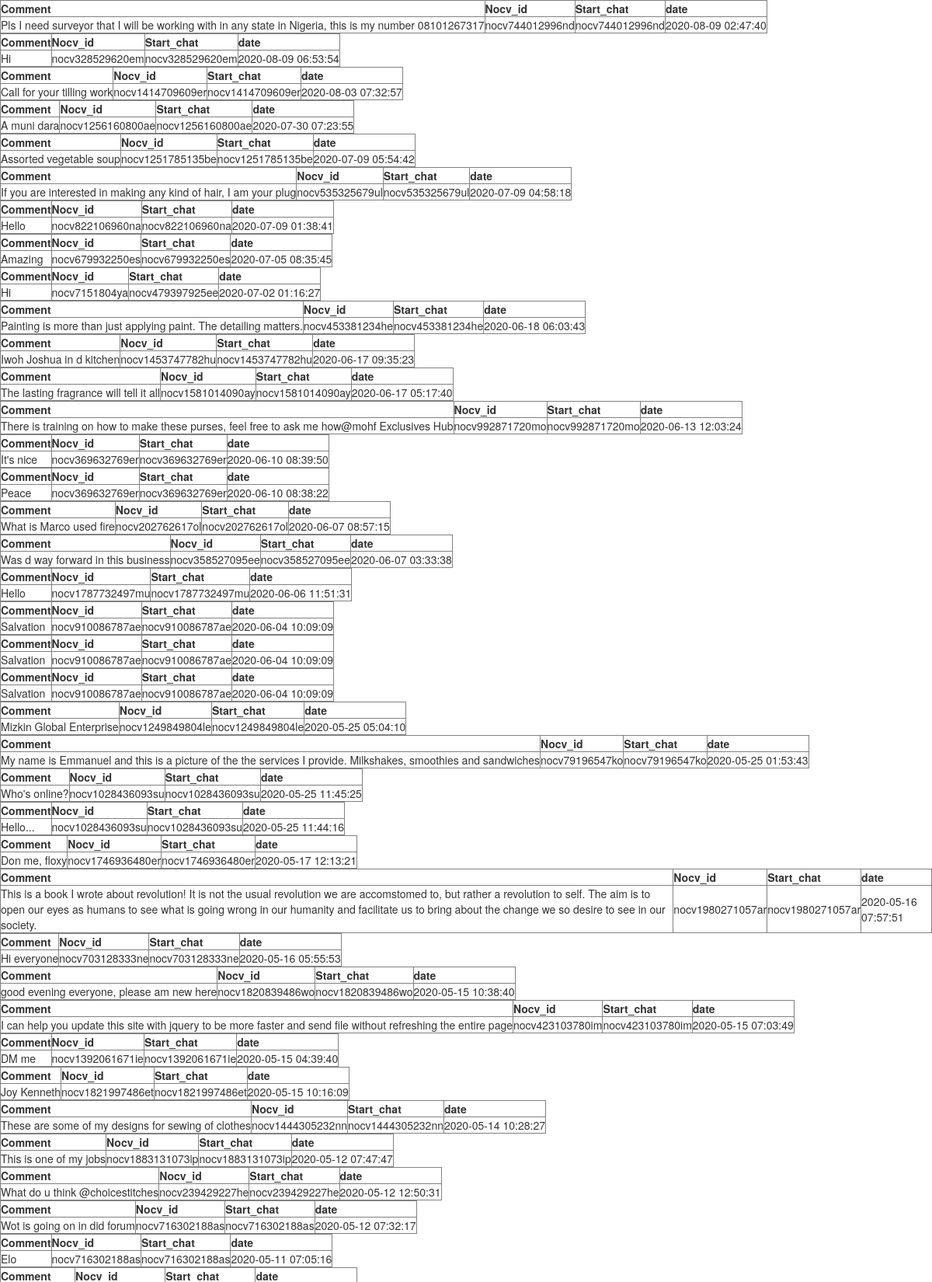
Page /forum_activity.php (signed in, upper part) on the committed database.
### tables this page shows
CREATE TABLE `chat_post` (
  `id` int(100) NOT NULL,
  `comment` varchar(5010) NOT NULL,
  `date` varchar(50) NOT NULL,
  `nocv_id` varchar(100) NOT NULL,
  `start_chat` varchar(250) NOT NULL
);

### forum_activity.php (the view, shortened to what this page needs)
<?php
include("connection.php");
?>
<!DOCTYPE html PUBLIC "-//W3C//DTD XHTML 1.0 Transitional//EN" "http://www.w3.org/TR/xhtml1/DTD/xhtml1-transitional.dtd">
<html xmlns="http://www.w3.org/1999/xhtml">
<head><meta http-equiv="Content-Type" content="text/html; charset=utf-8">
<link rel="stylesheet" href="https://maxcdn.bootstrapcdn.com/bootstrap/3.4.0/css/bootstrap.min.css">
<link rel="stylesheet" href="https://cdnjs.cloudflare.com/ajax/libs/font-awesome/4.7.0/css/font-awesome.min.css">
<link rel="stylesheet" href="https://maxcdn.bootstrapcdn.com/bootstrap/3.3.7/css/bootstrap.min.css" />
<link rel="stylesheet" href="https://cdnjs.cloudflare.com/ajax/libs/font-awesome/4,7.0/css/font-awesome.min.css" />
<link href="stylo.css"rel="stylesheet" />
<?php
if(isset($_GET['page'])){
                $page=$_GET['page'];
                }
                else{
                    $page=1;
                }
                $num_per_page=100;
                $start_from = ($page-1)*100;
$select=mysqli_query($db,"SELECT * FROM chat_post ORDER BY 1 DESC LIMIT $start_from,$num_per_page");
if(isset($_SESSION['email'])){
while($row=mysqli_fetch_array($select)){
    $name=$row['comment'];
    $message=$row['nocv_id'];
    $skill=$row['start_chat'];
    $skilld=$row['date'];
    echo"<table border='1'><tr><th>Comment</th><th>Nocv_id</th><th>Start_chat</th><th>date</th></tr>
    <tr><td>$name</td><td>$message</td><td>$skill</td><td>$skilld</td></tr></table>";
}
}
else{
     header("Location:index.php");
}
?>

### stylo.css (style rules this page uses)
html,body { height:100%; width:100%; }

### rows in the picture
chat_post: comment "Pls I need surveyor that I will be working with in any state in Nigeria, this is my number 08101267317", nocv "nocv744012996nd", start_chat "nocv744012996nd", date "2020-08-09 02:47:40"
chat_post: comment "Hi", nocv "nocv328529620em", start_chat "nocv328529620em", date "2020-08-09 06:53:54"
chat_post: comment "Call for your tilling work", nocv "nocv1414709609er", start_chat "nocv1414709609er", date "2020-08-03 07:32:57"
chat_post: comment "A muni dara", nocv "nocv1256160800ae", start_chat "nocv1256160800ae", date "2020-07-30 07:23:55"
chat_post: comment "Assorted vegetable soup", nocv "nocv1251785135be", start_chat "nocv1251785135be", date "2020-07-09 05:54:42"
chat_post: comment "If you are interested in making any kind of hair, I am your plug", nocv "nocv535325679ul", start_chat "nocv535325679ul", date "2020-07-09 04:58:18"
chat_post: comment "Hello", nocv "nocv822106960na", start_chat "nocv822106960na", date "2020-07-09 01:38:41"
chat_post: comment "Amazing", nocv "nocv679932250es", start_chat "nocv679932250es", date "2020-07-05 08:35:45"
chat_post: comment "Hi", nocv "nocv7151804ya", start_chat "nocv479397925ee", date "2020-07-02 01:16:27"
chat_post: comment "Painting is more than just applying paint. The detailing matters.", nocv "nocv453381234he", start_chat "nocv453381234he", date "2020-06-18 06:03:43"
chat_post: comment "Iwoh Joshua in d kitchen", nocv "nocv1453747782hu", start_chat "nocv1453747782hu", date "2020-06-17 09:35:23"
chat_post: comment "The lasting fragrance will tell it all", nocv "nocv1581014090ay", start_chat "nocv1581014090ay", date "2020-06-17 05:17:40"
chat_post: comment "There is training on how to make these purses, feel free to ask me how@mohf Exclusives Hub", nocv "nocv992871720mo", start_chat "nocv992871720mo", date "2020-06-13 12:03:24"
chat_post: comment "It's nice", nocv "nocv369632769er", start_chat "nocv369632769er", date "2020-06-10 08:39:50"
chat_post: comment "Peace", nocv "nocv369632769er", start_chat "nocv369632769er", date "2020-06-10 08:38:22"
chat_post: comment "What is Marco used fire", nocv "nocv202762617ol", start_chat "nocv202762617ol", date "2020-06-07 08:57:15"
chat_post: comment "Was d way forward in this business", nocv "nocv358527095ee", start_chat "nocv358527095ee", date "2020-06-07 03:33:38"
chat_post: comment "Hello", nocv "nocv1787732497mu", start_chat "nocv1787732497mu", date "2020-06-06 11:51:31"
chat_post: comment "Salvation", nocv "nocv910086787ae", start_chat "nocv910086787ae", date "2020-06-04 10:09:09"
chat_post: comment "Salvation", nocv "nocv910086787ae", start_chat "nocv910086787ae", date "2020-06-04 10:09:09"
chat_post: comment "Salvation", nocv "nocv910086787ae", start_chat "nocv910086787ae", date "2020-06-04 10:09:09"
chat_post: comment "Mizkin Global Enterprise", nocv "nocv1249849804le", start_chat "nocv1249849804le", date "2020-05-25 05:04:10"
chat_post: comment "My name is Emmanuel and this is a picture of the the services I provide. Milkshakes, smoothies and sandwiches", nocv "nocv79196547ko", start_chat "nocv79196547ko", date "2020-05-25 01:53:43"
chat_post: comment "Who's online?", nocv "nocv1028436093su", start_chat "nocv1028436093su", date "2020-05-25 11:45:25"
chat_post: comment "Hello...", nocv "nocv1028436093su", start_chat "nocv1028436093su", date "2020-05-25 11:44:16"
chat_post: comment "Don me, floxy", nocv "nocv1746936480er", start_chat "nocv1746936480er", date "2020-05-17 12:13:21"
chat_post: comment "This is a book I wrote about revolution! It is not the usual revolution we are accomstomed to, but rather a revolution to self. The aim is to open our eyes as humans to see what is going wrong in our humanity and facilitate us to bring about the change we so desire to see in our society.", nocv "nocv1980271057ar", start_chat "nocv1980271057ar", date "2020-05-16 07:57:51"
chat_post: comment "Hi everyone", nocv "nocv703128333ne", start_chat "nocv703128333ne", date "2020-05-16 05:55:53"
chat_post: comment "good evening everyone, please am new here", nocv "nocv1820839486wo", start_chat "nocv1820839486wo", date "2020-05-15 10:38:40"
chat_post: comment "I can help you update this site with jquery to be more faster and send file without refreshing the entire page", nocv "nocv423103780im", start_chat "nocv423103780im", date "2020-05-15 07:03:49"
chat_post: comment "DM me", nocv "nocv1392061671ie", start_chat "nocv1392061671ie", date "2020-05-15 04:39:40"
chat_post: comment "Joy Kenneth", nocv "nocv1821997486et", start_chat "nocv1821997486et", date "2020-05-15 10:16:09"
chat_post: comment "These are some of my designs for sewing of clothes", nocv "nocv1444305232nn", start_chat "nocv1444305232nn", date "2020-05-14 10:28:27"
chat_post: comment "This is one of my jobs", nocv "nocv1883131073ip", start_chat "nocv1883131073ip", date "2020-05-12 07:47:47"
chat_post: comment "What do u think @choicestitches", nocv "nocv239429227he", start_chat "nocv239429227he", date "2020-05-12 12:50:31"
chat_post: comment "Wot is going on in did forum", nocv "nocv716302188as", start_chat "nocv716302188as", date "2020-05-12 07:32:17"
chat_post: comment "Elo", nocv "nocv716302188as", start_chat "nocv716302188as", date "2020-05-11 07:05:16"
